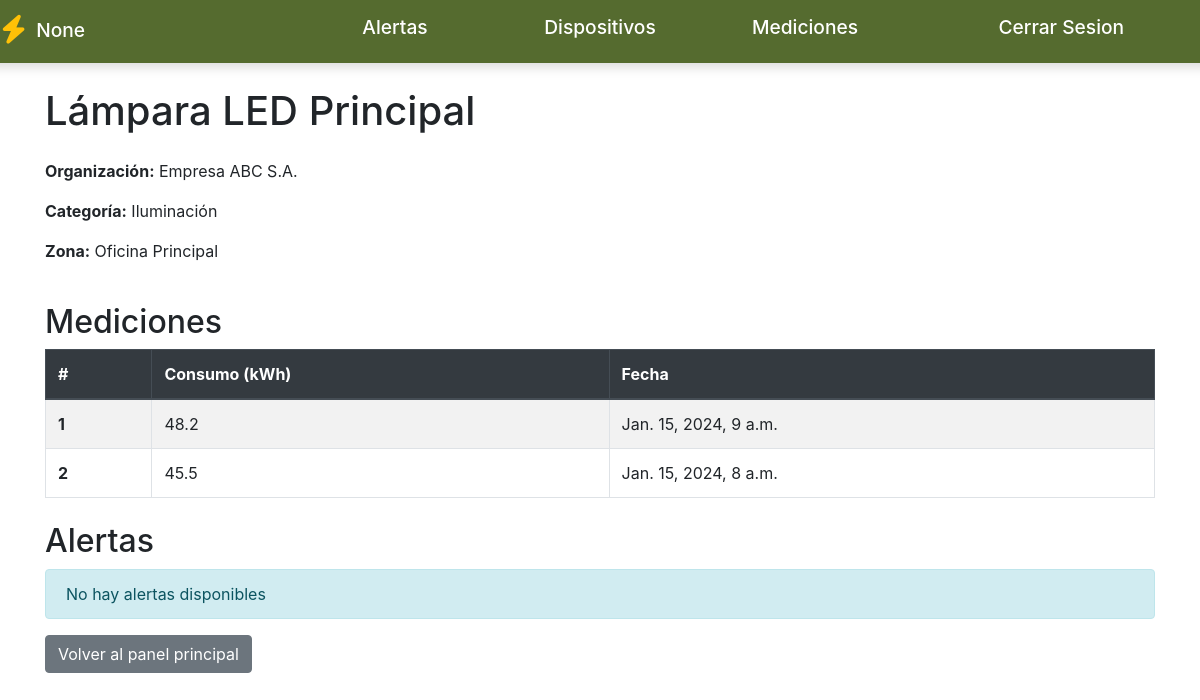
/device/1/, run on the app's committed database.
### dispositivos/models.py (models this page shows, shortened)
class BaseModel(models.Model):
    STATES = [
        ("ACTIVE", "Active"),
        ("INACTIVE", "Inactive"),
    ]
    state = models.CharField(
        max_length=10,
        choices=STATES,
        default="ACTIVE",
        db_index=True,
        help_text="Estado del registro"
    )
    created_at = models.DateTimeField(
        auto_now_add=True,
        db_index=True,
        help_text="Fecha de creación"
    )
    updated_at = models.DateTimeField(
        auto_now=True,
        help_text="Fecha de última actualización"
    )
    deleted_at = models.DateTimeField(
        null=True,
        blank=True,
        help_text="Fecha de borrado lógico"
    )
    class Meta:
        abstract = True  # no crea tabla, solo se hereda

class Device(BaseModel):
    name = models.CharField(
        max_length=100,
        db_index=True,
        help_text="Nombre del dispositivo"
    )
    category = models.ForeignKey(
        Category,
        on_delete=models.CASCADE,
        related_name='devices',
        help_text="Categoría del dispositivo"
    )
    zone = models.ForeignKey(
        Zone,
        on_delete=models.CASCADE,
        related_name='devices',
        help_text="Zona donde está ubicado el dispositivo"
    )
    max_usage = models.PositiveIntegerField(
        validators=[MinValueValidator(1), MaxValueValidator(10000)],
        help_text="Consumo máximo en watts"
    )
    organization = models.ForeignKey(
        Organization,
        on_delete=models.CASCADE,
        related_name='devices',
        help_text="Organización propietaria del dispositivo"
    )
    class Meta:
        verbose_name = "Device"
        verbose_name_plural = "Devices"
        ordering = ['name']
        unique_together = ['name', 'organization']

class Organization(BaseModel):
    name = models.CharField(
        max_length=100,
        unique=True,
        db_index=True,
        help_text="Nombre de la organización"
    )
    email = models.EmailField(
        max_length=100,
        unique=True,
        db_index=True,
        help_text="Email de contacto de la organización"
    )
    class Meta:
        verbose_name = "Organization"
        verbose_name_plural = "Organizations"
        ordering = ['name']

class Category(BaseModel):
    name = models.CharField(
        max_length=100,
        unique=True,
        db_index=True,
        help_text="Nombre de la categoría"
    )
    class Meta:
        verbose_name = "Category"
        verbose_name_plural = "Categories"
        ordering = ['name']

class Zone(BaseModel):
    name = models.CharField(
        max_length=100,
        unique=True,
        db_index=True,
        help_text="Nombre de la zona"
    )
    class Meta:
        verbose_name = "Zone"
        verbose_name_plural = "Zones"
        ordering = ['name']
    def __str__(self):
        return self.name

class Measurement(BaseModel):
    device = models.ForeignKey(
        Device,
        on_delete=models.CASCADE,
        related_name='measurements',
        help_text="Dispositivo que generó la medición"
    )
    date = models.DateTimeField(
        auto_now_add=True,
        db_index=True,
        help_text="Fecha y hora de la medición"
    )
    usage = models.FloatField(
        validators=[MinValueValidator(0.0), MaxValueValidator(10000.0)],
        help_text="Consumo en KWh"
    )
    class Meta:
        verbose_name = "Measurement"
        verbose_name_plural = "Measurements"
        ordering = ['-date']
        indexes = [
            models.Index(fields=['device', '-date']),
            models.Index(fields=['-date']),
        ]

### dispositivos/views.py (the view)
# urls.py: path("device/<int:device_id>/",device,name="device"),
def device(request,device_id):
    empresa = request.session.get("empresa")
    device = Device.objects.get(id=device_id)
    measurements = Measurement.objects.filter(device=device).order_by('-date')
    alerts = Alert.objects.filter(device=device)
    zone = Zone.objects.get(id=device.zone.id)
    return render(request,"dispositivos/device.html",{"device":device,'empresa':empresa,"measurements":measurements,"alerts":alerts,"zone":zone.name})

### dispositivos/templates/dispositivos/device.html (shortened to what this page needs)
<!DOCTYPE html>
<html lang="en">
<head>
    <link rel="stylesheet" href="https://cdn.jsdelivr.net/npm/bootstrap@4.5.3/dist/css/bootstrap.min.css"
>
    <link rel="stylesheet" href="https://cdnjs.cloudflare.com/ajax/libs/font-awesome/6.4.0/css/all.min.css">
</head>
<body>
    <div class="row banner">
        <div class="col-3 bg-musgo text-white p-3">
            <div class="logo-container">
                <i class="fas fa-bolt text-warning" style="font-size: 1.8rem;"></i>
                <h2 class="menu-text m-0"><a href="{% url 'panel' %}" class="text-white text-decoration-none">{{empresa}}</a></h2>
            </div>
        </div>
        <div class="col-2 bg-musgo text-white text-center p-3">
            <h2 class="menu-text"><a href="{% url 'alerts_list' %}" class="text-white text-decoration-none">Alertas</a></h2>
        </div>
        <div class="col-2 bg-musgo text-white text-center p-3">
            <h2 class="menu-text"><a href="{% url 'devices_list' %}" class="text-white text-decoration-none">Dispositivos</a></h2>
        </div>
        <div class="col-2 bg-musgo text-white text-center p-3">
            <h2 class="menu-text"><a href="{% url 'measurements_list' %}" class="text-white text-decoration-none">Mediciones</a></h2>
        </div>
        <div class="col-3 bg-musgo text-white text-center p-3">
            <h2 class="menu-text"><a href="{% url 'iniciarSesion' %}" class="text-white text-decoration-none">Cerrar Sesion</a></h2>
        </div>
    </div>
    <div class="container mt-4">
        <h1 class="mb-4">{{ device.name }}</h1>
        <div class="row mb-4">
            <div class="col-md-6">
                <p><strong>Organización:</strong> {{ device.organization.name }}</p>
                <p><strong>Categoría:</strong> {{ device.category.name }}</p>
                <p><strong>Zona:</strong> {{ device.zone }}</p>
            </div>
        </div>
        <h2>Mediciones</h2>
        {% if measurements %}
        <table class="table table-striped table-bordered mb-4">
            <thead class="thead-dark">
                <tr>
                    <th scope="col">#</th>
                    <th scope="col">Consumo (kWh)</th>
                    <th scope="col">Fecha</th>
                </tr>
            </thead>
            <tbody>
                {% for m in measurements %}
                <tr>
                    <th scope="row">{{ forloop.counter }}</th>
                    <td>{{ m.usage }}</td>
                    <td>{{ m.date }}</td>
                </tr>
                {% endfor %}
            </tbody>
        </table>
        {% else %}
        <div class="alert alert-info">No hay mediciones disponibles</div>
        {% endif %}
        <h2>Alertas</h2>
        {% if alerts %}
        <table class="table table-striped table-bordered mb-4">
            <thead class="thead-dark">
                <tr>
                    <th scope="col">#</th>
                    <th scope="col">Nivel</th>
                    <th scope="col">Mensaje</th>
                    <th scope="col">Fecha</th>
                </tr>
            </thead>
            <tbody>
                {% for a in alerts %}
                <tr>
                    <th scope="row">{{ forloop.counter }}</th>
                    <td>
                        {% if a.level == "HIGH" %}
                        <span class="alert-high">HIGH</span>
                        {% elif a.level == "MID" %}
                        <span class="alert-mid">MID</span>
                        {% else %}
                        <span class="alert-critical">CRITICAL</span>
                        {% endif %}
                    </td>
                    <td>{{ a.message }}</td>
                    <td>{{ a.date }}</td>
                </tr>
                {% endfor %}
            </tbody>
        </table>
        {% else %}
        <div class="alert alert-info">No hay alertas disponibles</div>
        {% endif %}
        <a href="{% url 'panel' %}" class="btn btn-secondary mb-4">Volver al panel principal</a>
    </div>
</body>
</html>

### dispositivos/templates/dispositivos/device.html (style rules this page uses)
.bg-musgo { background-color: #556B2F !important; }
.banner { border-radius: 10px; box-shadow: 0 4px 12px rgba(0, 0, 0, 0.15); overflow: hidden; }
.menu-text { font-size: 1.2rem; }
.logo-container { display: flex; align-items: center; gap: 10px; }

### data on the page
Device: name "Lámpara LED Principal", organization.name "Empresa ABC S.A.", category.name "Iluminación", zone "Oficina Principal"
Measurement: usage "48.2", date "Jan. 15, 2024, 9 a.m."
Measurement: usage "45.5", date "Jan. 15, 2024, 8 a.m."

### other printed values
{{ empresa }} "None"
